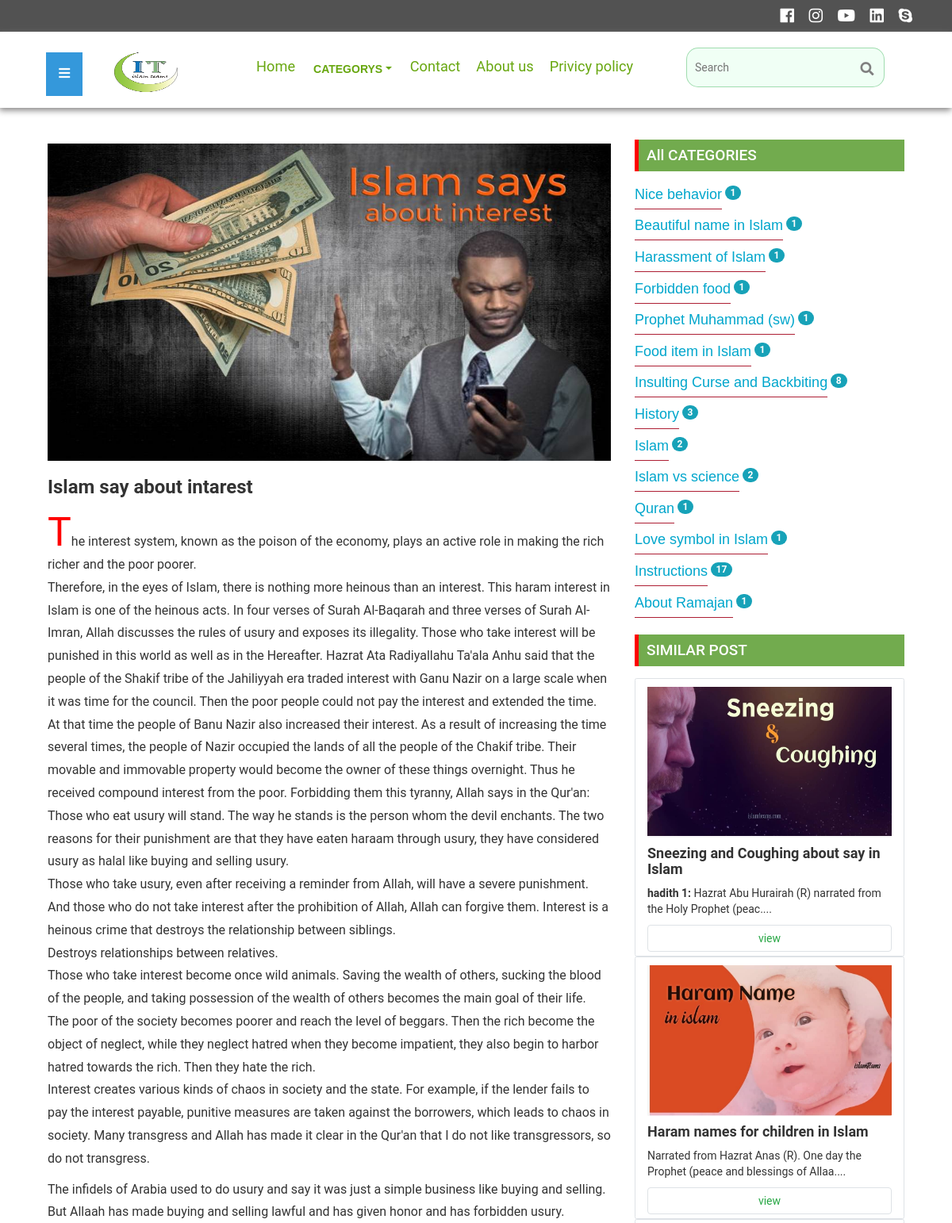
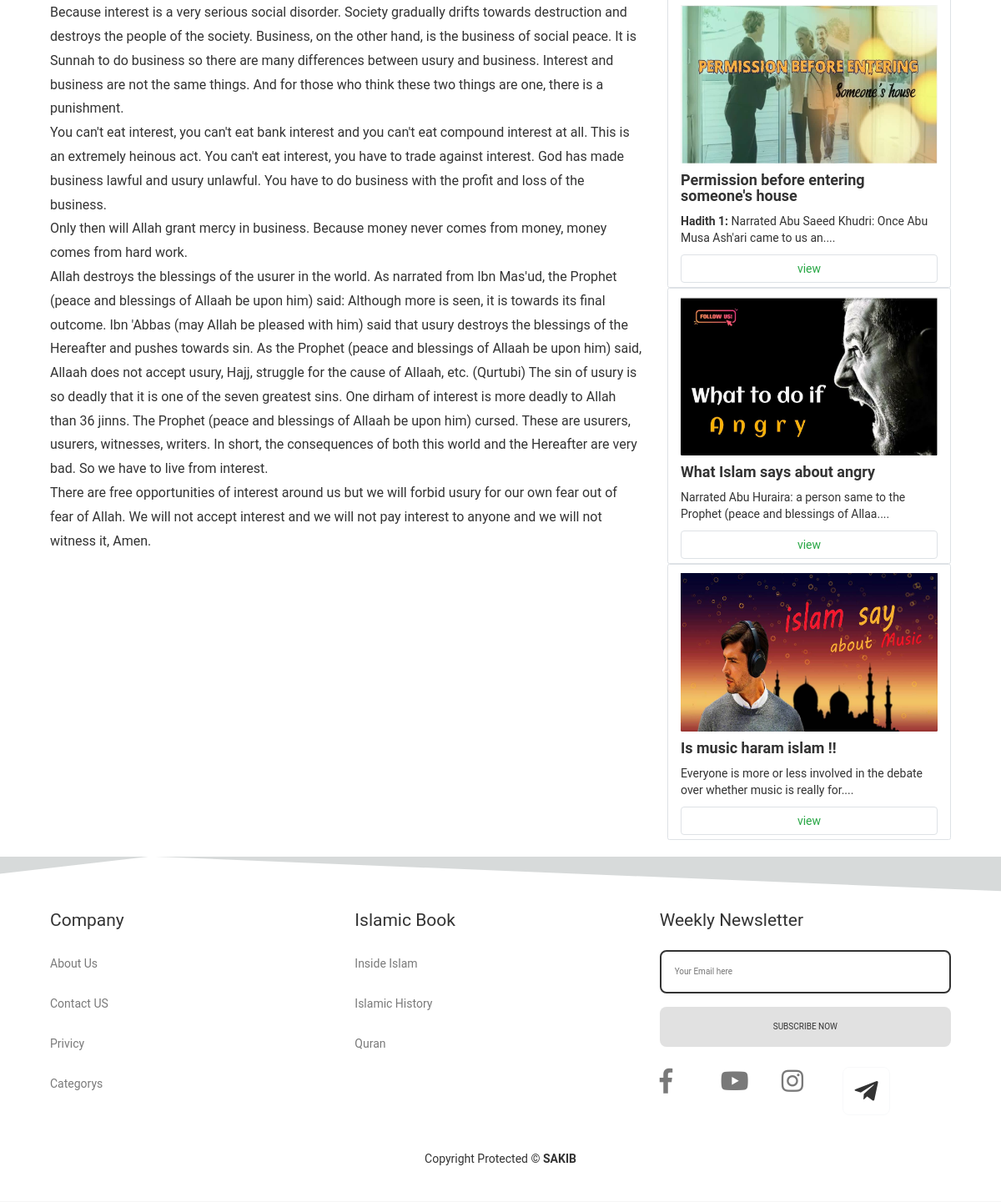
Page /single.php?proid=14 on the committed database (2 pictures, top to bottom).
### tables this page shows
CREATE TABLE `post` (
  `id` int NOT NULL,
  `img` varchar(300) NOT NULL,
  `title` varchar(100) NOT NULL,
  `details` text NOT NULL,
  `last_details` text NOT NULL,
  `key_word` varchar(500) NOT NULL DEFAULT 'islam',
  `cat` text NOT NULL,
  `view` int DEFAULT NULL
);

### admin/lib/database.php (called while the page is built, shortened)
<?php
class database {
	public $database_host = HOST;
	public $database_user = USER;
	public $database_password = PASSWORD;
	public $database_databasename = DBNAME;
	public $link;
	private function databaseconnection(){
		$this->link = new mysqli($this->database_host,$this->database_user,$this->database_password,$this->database_databasename);
	}
	public function read($x){
		$result = $this->link->query($x);
		if ($result->num_rows > 0) {
			return $result;
		}else{
			return false;
		}
	}
public function shortText($t,$l=50){
		$t = substr($t,0,$l);
		$t = $t."....";
		return $t;
}
}
 ?>

### single.php (the view, shortened to what this page needs)
<?php
include 'inc/header.php';
?>
<!DOCTYPE html>
<html>
<head>
</head>
<body>
<div class="container">
<?php
 if (isset($_GET['proid']) && $_GET['proid'] != null) {
                 $id = $_GET['proid'];
	$post = "SELECT * from post WHERE id='$id'";
	$post_re = $db->read($post);
	if ($post_re) {
		while($post_print = $post_re->fetch_assoc()){
			$details = htmlspecialchars_decode($post_print['details']);
			$last_details = htmlspecialchars_decode($post_print['last_details']);
			$mycat = $post_print['cat'];
 ?>
		<div class="col-sm-8 mt-5">
			<img class="single_pic" src="img/<?php echo $post_print['img'] ?>" style="width: 100%;">
			<h3 class="font-weight-bold sin_t"><?php echo $post_print['title'] ?></h3> <br>
			<p style="font-size:1.6rem;" class="d_1"> <?php echo $details; ?> </p>
			<p style="font-family: var(--ff-two);font-size:1.6rem;" class="lh-1"> <?php echo $last_details; ?> </p>
		</div>
<?php
		}
	}
 ?>
		<div class="col-sm-4 mt-2">
			<div class="single_sidebar_div1">
				<div class="s_side1 mb-3">
					<h2>All CATEGORIES</h2>
				</div>
				<div class="s_side2">
		<?php
           $post_cat= "SELECT DISTINCT cat from post ORDER By id DESC";
            $cat_read = $db->read($post_cat);
            if ($cat_read) {
            while ($a = $cat_read->fetch_assoc()) {
            $alu = $a['cat'];
             $apple  = "SELECT * FROM post WHERE cat='$alu'";
             $komola = $db->read($apple);
                if($komola){
                    $cro = $komola->num_rows;
                }
		 ?>
<li><a href="cat.php?cat=<?php echo $a['cat']; ?>"> <?php echo $a['cat']; ?></a> <sup> <span class="badge badge-light bg-info"> <?php echo $cro;?> </span></sup></li>
<?php
	}
  }
}
 ?>
				</div>
			</div>
        <div class="s_side1 mb-4">
          <h2>SIMILAR POST</h2>
        </div>
    <?php
        $total_similar_post= "SELECT * from post WHERE cat='$mycat' ORDER By id DESC limit 5";
            $similar_read = $db->read($total_similar_post);
                if ($similar_read) {
                	while ($similar_print= $similar_read->fetch_assoc()) {
         ?>
    <div id="col" class=" card col-sm-12 pb-2 border" style="min-height: 250px;">
      <img class="card-img pt-3" style="height: 200px;" src="img/<?php echo $similar_print['img'] ?>">
      <h4 class="font-weight-bold"><?php echo $similar_print['title'] ?></h4>
      <p> <?php echo $db->shortText($similar_print['details'],80) ?></p>
      <a href="single.php?proid=<?php echo $similar_print['id']; ?>" class="btn btn-outline-success border">view</a>
    </div>
<?php
	}
}
 ?>
		</div>
</div>
</body>
</html>
<?php
include 'inc/footer.php';
?>

### css/style.css (style rules this page uses)
* { padding: 0; margin: 0; box-sizing: border-box; font-family: 'Roboto', sans-serif; }
.single_sidebar_div1 { width: 100%; min-height: 300px; }
.s_side1 { width: 100%; height:40px; border-left: 5px solid red; background: #72ab4e; }
.s_side1 h2 { color: white; font-size: 19px; padding: 10px; }
.s_side2 li { list-style-type: none; font-family: Brushstroke; }
.s_side2 a { padding: 8px 0; line-height: 2.2em; text-decoration: none; font-size: 18px; color: #00a6cc; font-family: 'Raleway', sans-serif; border-bottom:1px solid #ad1e33; }

### single.php (style rules this page uses)
.single_pic { max-height: 400px; }
.d_1::first-letter { color: red; font-size: 50px; text-transform: uppercase; }
.d_1,.lh-1 { line-height: 0.3in; }

### rows in the picture
post: img (picture), title "Islam say about intarest", details "The interest system, known as the poison of the economy, plays an active role in making the rich richer and the poor poorer. Therefore, in the eyes of Islam, there is nothing more heinous than an interest. This haram interest in Islam is one of the heinous acts. In four verses of Surah Al-Baqarah and three verses of Surah Al-Imran, Allah discusses the rules of usury and exposes its illegality. Those who take interest will be punished in this world as well as in the Hereafter. Hazrat Ata Radiyallahu Ta'ala Anhu said that the people of the Shakif tribe of the Jahiliyyah era traded interest with Ganu Nazir on a large scale when it was time for the council. Then the poor people could not pay…", last_details "The infidels of Arabia used to do usury and say it was just a simple business like buying and selling. But Allaah has made buying and selling lawful and has given honor and has forbidden usury. Because interest is a very serious social disorder. Society gradually drifts towards destruction and destroys the people of the society. Business, on the other hand, is the business of social peace. It is Sunnah to do business so there are many differences between usury and business. Interest and business are not the same things. And for those who think these two things are one, there is a punishment. You can't eat interest, you can't eat bank interest and you can't eat compound interest at all. This…"
post: img (picture), title "Sneezing and Coughing about say in Islam", details "hadith 1: Hazrat Abu Hurairah (R) narrated from the Holy Prophet (peac...."
post: img (picture), title "Haram names for children in Islam", details "Narrated from Hazrat Anas (R). One day the Prophet (peace and blessings of Allaa...."
post: img (picture), title "Permission before entering someone's house", details "Hadith 1: Narrated Abu Saeed Khudri: Once Abu Musa Ash'ari came to us an...."
post: img (picture), title "What Islam says about angry", details "Narrated Abu Huraira: a person same to the Prophet (peace and blessings of Allaa...."
post: img (picture), title "Is music haram islam !!", details "Everyone is more or less involved in the debate over whether music is really for...."

### other values in the picture
$a['cat'] "Nice behavior"
$cro "1"
$a['cat'] "Beautiful name in Islam"
$a['cat'] "Harassment of Islam"
$a['cat'] "Forbidden food"
$a['cat'] "Prophet Muhammad (sw)"
$a['cat'] "Food item in Islam"
$a['cat'] "Insulting Curse and Backbiting"
$cro "8"
$a['cat'] "History"
$cro "3"
$a['cat'] "Islam"
$cro "2"
$a['cat'] "Islam vs science"
$a['cat'] "Quran"
